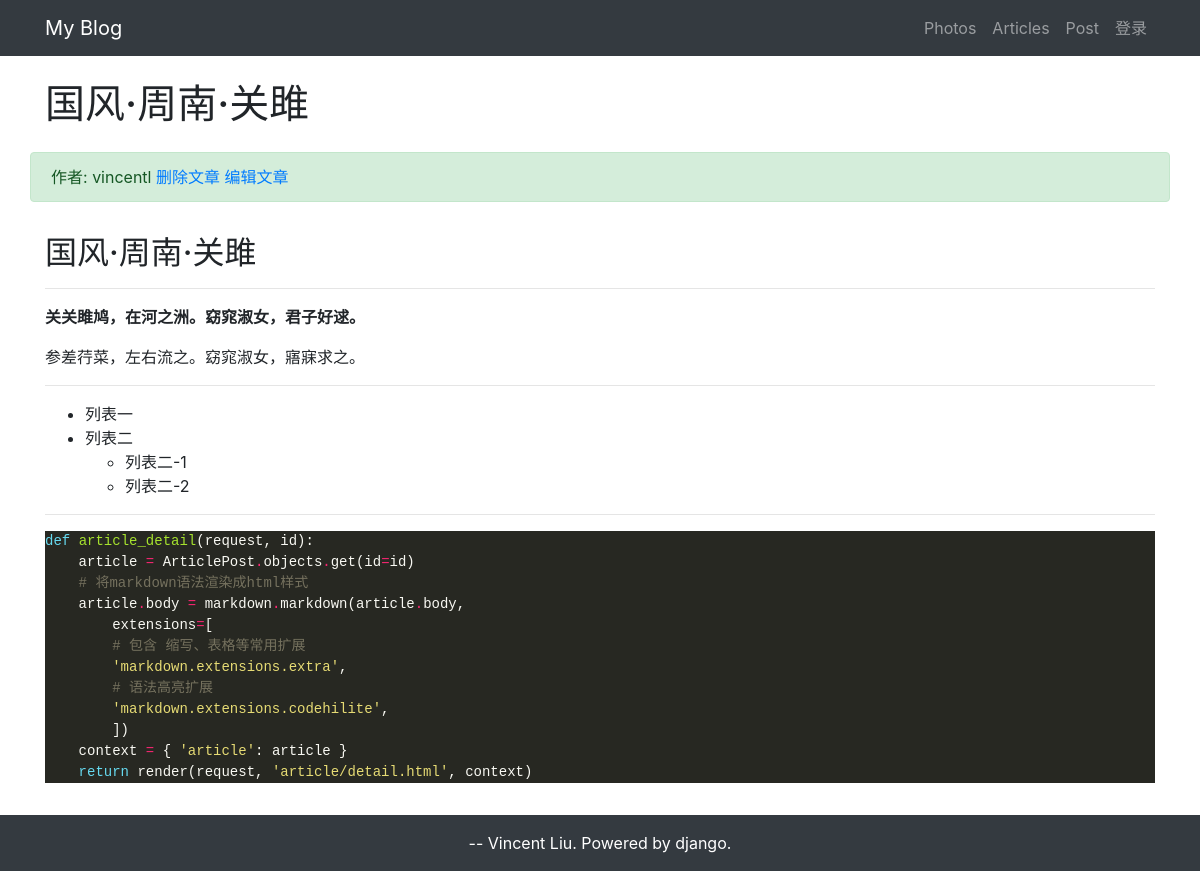
Page /article/article-detail/4/ on the committed database.
### article/models.py (models this page shows, shortened)
class ArticlePost(models.Model):
    author = models.ForeignKey(User, on_delete=models.CASCADE)
    title = models.CharField(max_length=100)
    body = models.TextField()
    created = models.DateTimeField(default=timezone.now)
    updated = models.DateTimeField(auto_now=True)
    class Meta:
        ordering = ('-created',)

### article/views.py (the view)
# urls.py: path('article-detail/<int:id>/', views.article_detail, name='article_detail'),
def article_detail(request, id):
    article = ArticlePost.objects.get(id=id)
    article.body = markdown.markdown(article.body,
        extensions=[
        'markdown.extensions.extra',
        'markdown.extensions.codehilite',
        ])
    context = {'article': article}
    return render(request, 'article/detail.html', context)

### templates/article/detail.html (shortened to what this page needs)
{% extends "base.html" %}
{% load staticfiles %}
{% block content %}
<div class="container">
    <div class="row">
        <h1 class="col-12 mt-4 mb-4">{{ article.title }}</h1>
        <div class="col-12 alert alert-success">作者: {{ article.author }}
            <a href='#' onclick="confirm_safe_delete()">删除文章</a>
            <a href="{% url "article:article_update" article.id %}">编辑文章</a>
        </div>
        <div class="col-12">
            <p>{{ article.body|safe }}</p>
        </div>
    </div>
</div>
{% endblock content %}

### static/md_css/monokai.css (style rules this page uses)
.codehilite { background: #272822; color: #f8f8f2 }
.codehilite .k { color: #66d9ef }
.codehilite .n { color: #f8f8f2 }
.codehilite .o { color: #f92672 }
.codehilite .p { color: #f8f8f2 }
.codehilite .c1 { color: #75715e }
.codehilite .nb { color: #f8f8f2 }
.codehilite .nf { color: #a6e22e }
.codehilite .w { color: #f8f8f2 }
.codehilite .s1 { color: #e6db74 }

### rows in the picture
ArticlePost: title "国风·周南·关雎", author "vincentl", body "国风·周南·关雎 关关雎鸠，在河之洲。窈窕淑女，君子好逑。 参差荇菜，左右流之。窈窕淑女，寤寐求之。 列表一 列表二 列表二-1 列表二-2 def article_detail ( request , id ): article = ArticlePost . objects . get ( id = id ) # 将markdown语法渲染成html样式 article . body = markdown . markdown ( article . body , extensions = [ # 包含 缩写、表格等常用扩展 'markdown.extensions.extra' , # 语法高亮扩展 'markdown.extensions.codehilite' , ]) context = { 'article' : article } return render ( request , 'article/detail.html' , context )"
